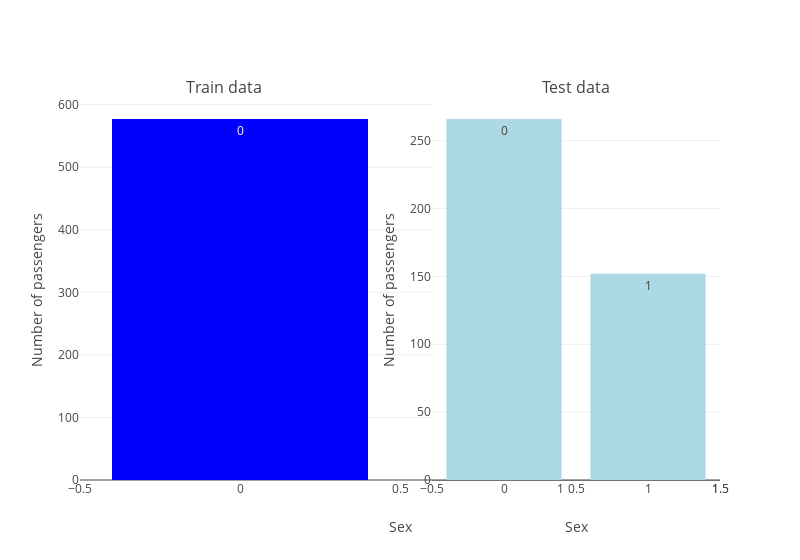

The notebook cell this image was saved under:
### Code cell
plot_two_bar(get_categories(train_df,'Sex'), get_categories(test_df,'Sex'), 
             'Train data', 'Test data',
             'Sex', 'Number of passengers')

### Figure 1 — Plotly figure (JSON) as saved in the notebook; plotly's stock layout.template omitted (floating-point values rounded to 4 significant figures)
{"data": [{"marker": {"color": "Blue"}, "text": [0, 1], "type": "bar", "x": [0, 1], "xaxis": "x1", "y": [577, 314], "yaxis": "y1"}, {"marker": {"color": "Lightblue"}, "text": [0, 1], "type": "bar", "x": [0, 1], "xaxis": "x2", "y": [266, 152], "yaxis": "y2"}], "layout": {"annotations": [{"font": {"size": 16}, "showarrow": false, "text": "Train data", "x": 0.225, "xanchor": "center", "xref": "paper", "y": 1, "yanchor": "bottom", "yref": "paper"}, {"font": {"size": 16}, "showarrow": false, "text": "Test data", "x": 0.775, "xanchor": "center", "xref": "paper", "y": 1, "yanchor": "bottom", "yref": "paper"}], "showlegend": false, "width": 800, "xaxis": {"title": "Sex"}, "xaxis1": {"anchor": "y1", "domain": [0, 0.45]}, "xaxis2": {"anchor": "y2", "domain": [0.55, 1], "title": "Sex"}, "yaxis": {"title": "Number of passengers"}, "yaxis1": {"anchor": "x1", "domain": [0, 1]}, "yaxis2": {"anchor": "x2", "domain": [0, 1], "title": "Number of passengers"}}}
